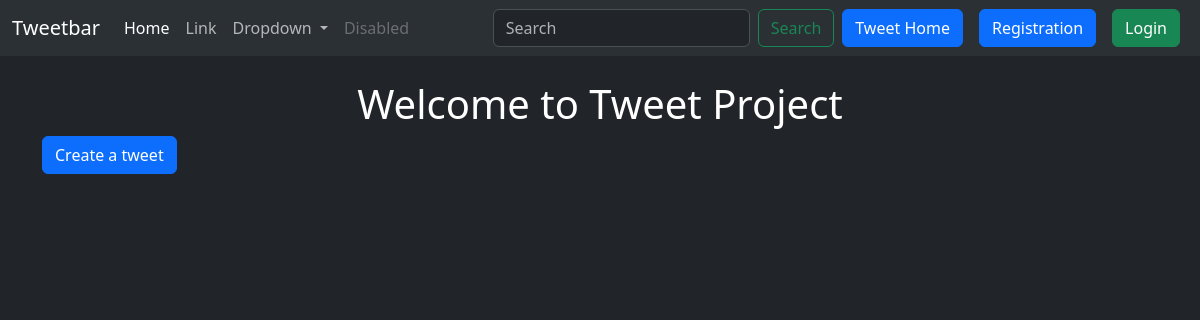
The page /tweet/ on the database as committed earlier.
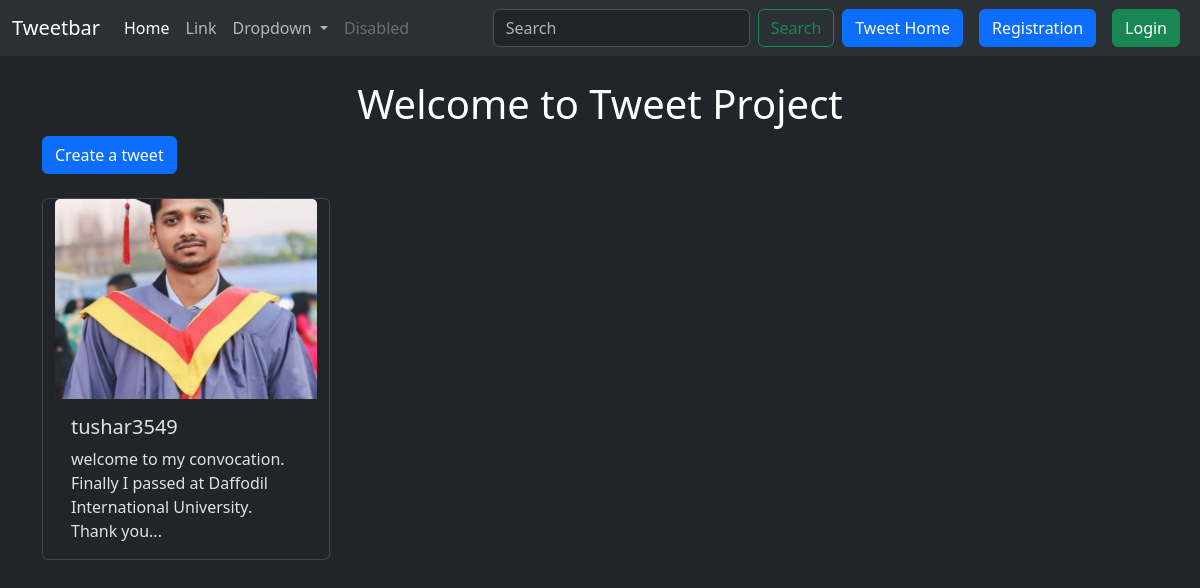
The same page on the database as committed later.
### tweet/models.py (models this page shows, shortened)
class Tweet(models.Model):
    user = models.ForeignKey(User, on_delete=models.CASCADE)
    text = models.TextField(max_length=10000)
    photo = models.ImageField(upload_to='photos/', blank=True, null=True)
    created_at = models.DateTimeField(auto_now_add=True)
    updated_at = models.DateTimeField(auto_now=True)

### tweet/views.py (the view)
# urls.py: path('', views.tweet_list, name='tweet_list'),
def tweet_list(request):
    tweets = Tweet.objects.all().order_by('created_at')
    return render(request, 'tweet_list.html', {'tweets': tweets})

### tweet/templates/tweet_list.html (shortened to what this page needs)
{% extends 'layout.html' %}
{% block  content%}
<h1 class="text-center text-white mt-4">Welcome to Tweet Project</h1>
<a class="btn btn-primary mb-4" href="{% url 'tweet_create' %}">Create a tweet</a>
<div class="container row gap-3">
    {%for tweet in tweets%}
    <div class="card" style="width: 18rem;">
        <img src="{{tweet.photo.url}}" class="card-img-top" alt="..." style="height: 200px; object-fit: cover;">
        <div class="card-body">
          <h5 class="card-title">{{tweet.user.username}}</h5>
          <p class="card-text">{{tweet.text}}</p>
        </div>
      </div>
    {%endfor%}
</div>
{% endblock  %}

Rows that differ between the two databases and show on the page:
added Tweet: photo (picture), user.username "tushar3549", text "welcome to my convocation. Finally I passed at Daffodil International University. Thank you..."
